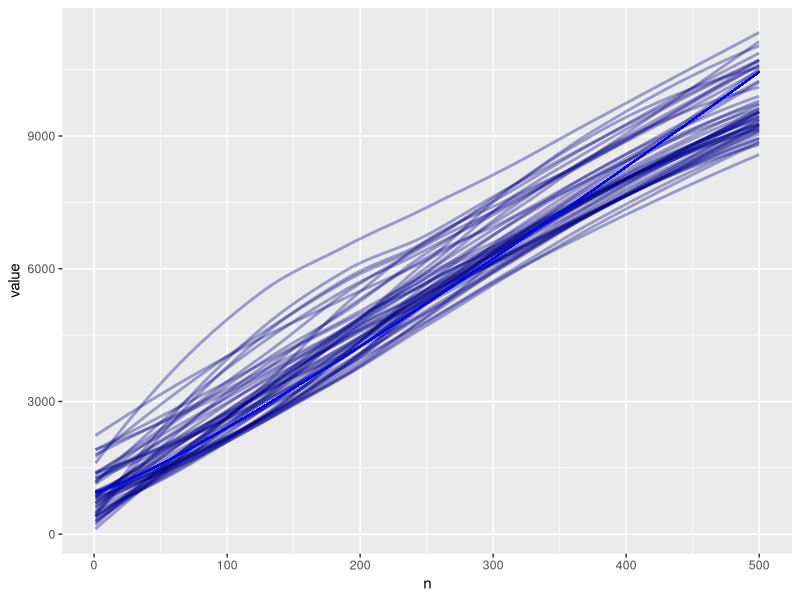

Generate this figure with R:
library(ggplot2)
library(reshape)
library(scales)
data <- read.csv("data.csv", header=FALSE)
ggplot(cbind(melt(t(data)), n=1:500), aes(x=n, y=value, group=X2)) + stat_smooth(span=0.1, n=80, se=FALSE, method=loess, colour=alpha("darkblue", 0.35)) + stat_function(fun=function(x) {950 + x * log(2*x) * 2.75}, colour="blue")
